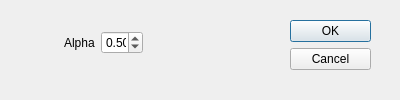
<?xml version="1.0" encoding="UTF-8"?>
<ui version="4.0">
 <class>Dialog_alphablending</class>
 <widget class="QDialog" name="Dialog_alphablending">
  <property name="geometry">
   <rect>
    <x>0</x>
    <y>0</y>
    <width>400</width>
    <height>100</height>
   </rect>
  </property>
  <property name="sizePolicy">
   <sizepolicy hsizetype="Fixed" vsizetype="Fixed">
    <horstretch>0</horstretch>
    <verstretch>0</verstretch>
   </sizepolicy>
  </property>
  <property name="minimumSize">
   <size>
    <width>400</width>
    <height>100</height>
   </size>
  </property>
  <property name="maximumSize">
   <size>
    <width>400</width>
    <height>100</height>
   </size>
  </property>
  <property name="windowTitle">
   <string>Alpha Blending</string>
  </property>
  <widget class="QDialogButtonBox" name="buttonBox">
   <property name="geometry">
    <rect>
     <x>290</x>
     <y>20</y>
     <width>81</width>
     <height>241</height>
    </rect>
   </property>
   <property name="orientation">
    <enum>Qt::Vertical</enum>
   </property>
   <property name="standardButtons">
    <set>QDialogButtonBox::Cancel|QDialogButtonBox::Ok</set>
   </property>
  </widget>
  <widget class="QWidget" name="">
   <property name="geometry">
    <rect>
     <x>64</x>
     <y>30</y>
     <width>79</width>
     <height>25</height>
    </rect>
   </property>
   <layout class="QGridLayout" name="gridLayout">
    <item row="0" column="0">
     <widget class="QLabel" name="label">
      <property name="text">
       <string>Alpha</string>
      </property>
     </widget>
    </item>
    <item row="0" column="1">
     <widget class="QDoubleSpinBox" name="doubleSpinBox_alpha">
      <property name="maximum">
       <double>1.000000000000000</double>
      </property>
      <property name="singleStep">
       <double>0.010000000000000</double>
      </property>
      <property name="value">
       <double>0.500000000000000</double>
      </property>
     </widget>
    </item>
   </layout>
  </widget>
 </widget>
 <resources/>
 <connections>
  <connection>
   <sender>buttonBox</sender>
   <signal>accepted()</signal>
   <receiver>Dialog_alphablending</receiver>
   <slot>accept()</slot>
   <hints>
    <hint type="sourcelabel">
     <x>248</x>
     <y>254</y>
    </hint>
    <hint type="destinationlabel">
     <x>157</x>
     <y>274</y>
    </hint>
   </hints>
  </connection>
  <connection>
   <sender>buttonBox</sender>
   <signal>rejected()</signal>
   <receiver>Dialog_alphablending</receiver>
   <slot>reject()</slot>
   <hints>
    <hint type="sourcelabel">
     <x>316</x>
     <y>260</y>
    </hint>
    <hint type="destinationlabel">
     <x>286</x>
     <y>274</y>
    </hint>
   </hints>
  </connection>
 </connections>
</ui>
